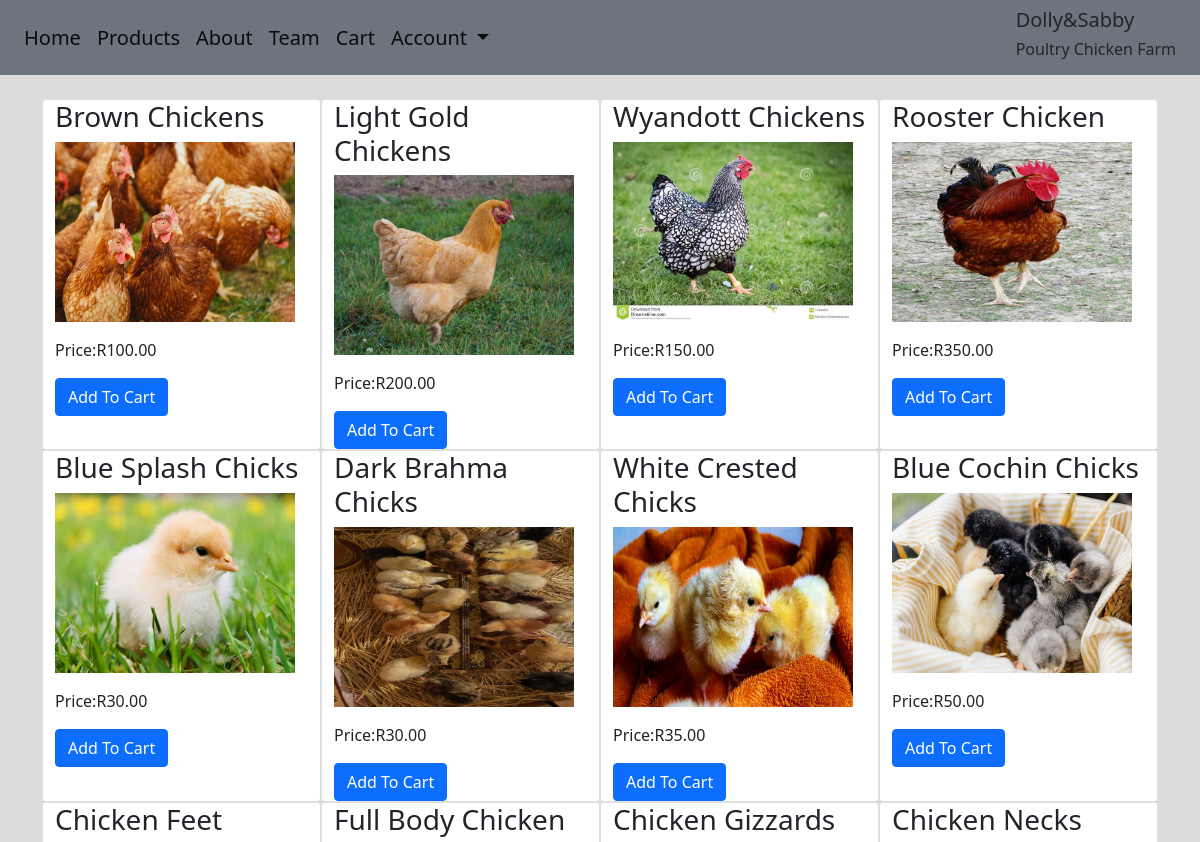
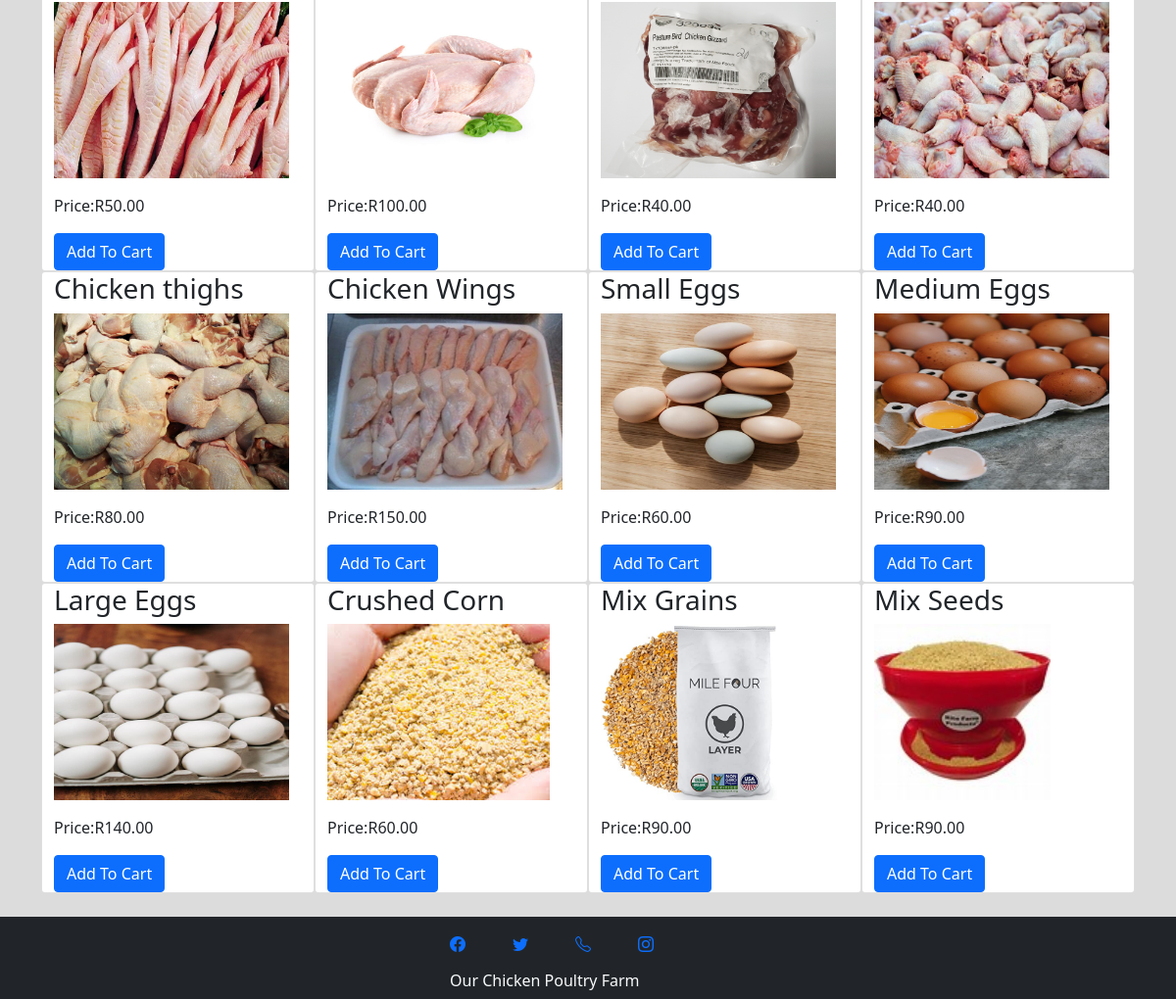
/product/ (signed in), run on the app's committed database (2 pictures, top to bottom).
### myApp/models.py (models this page shows, shortened)
class Product(models.Model):
    title = models.CharField(max_length=200)
    slug = models.SlugField(unique=True)
    Category = models.ForeignKey(Category,on_delete=models.CASCADE)
    image = models.ImageField(upload_to="products")
    selling_price = models.PositiveIntegerField()

### myApp/views.py (the view)
# urls.py: path("product/",ProductView.as_view(), name="product"),
class ProductView(TemplateView):
    template_name="product.html"
    def get_context_data(self, **kwargs):
        context = super().get_context_data(**kwargs)
        context['product_list']=Product.objects.all()
        return context

### templates/product.html (shortened to what this page needs)
{% extends 'base.html' %}
{% block content %}
<link href="https://cdn.jsdelivr.net/npm/bootstrap@5.1.3/dist/css/bootstrap.min.css" rel="stylesheet" />
<link rel="stylesheet" href="https://cdn.jsdelivr.net/npm/bootstrap-icons@1.8.1/font/bootstrap-icons.css">
<div class="container ">
   <div class="row mt-4">
    {% for p in product_list %}
    <div class="col-md-3 card">
      <div class="md-5 ">
     <h3>{{p.title}}</h3>
     <img src="{{p.image.url}}" alt="" class="img-fluid" style="height:180px; object-fit:contain">
     <p class="mt-3">Price:R{{p.selling_price}}.00</p>
     <a href="{% url 'myApp:addtocart' p.id %}"class="btn btn-primary">Add To Cart</a>
     </div>
    </div>
  {% endfor %}
</div>
</div>
<br>
<footer class="bg-dark">
    <div class="row text-ceter text-md-left">
      <div class=" text-light col-md-5 col-lg-3  mx-auto mt-3">
        <div>
          <ul class="d-flex gap-5 list-unstyled">
            <li><a href="https://web.facebook.com/?_rdc=1&_rdr"><i class="bi bi-facebook"></i></a></li>
            <li><a href="https://twitter.com/?lang=en"><i class="bi bi-twitter"></i></a></li>
            <li><a href="+72 8934 473"><i class="bi bi-telephone"></i></a></li>
            <li><a href="https://www.instagram.com/"><i class="bi bi-instagram"></i></a></li>
          </ul>
        </div>
        <h6>Our Chicken Poultry Farm</h6>
      </div>
    </div>
</footer>
{% endblock %}

### data on the page
Product: title "Brown Chickens", image (picture), selling_price "100"
Product: title "Light Gold Chickens", image (picture), selling_price "200"
Product: title "Wyandott Chickens", image (picture), selling_price "150"
Product: title "Rooster Chicken", image (picture), selling_price "350"
Product: title "Blue Splash Chicks", image (picture), selling_price "30"
Product: title "Dark Brahma Chicks", image (picture), selling_price "30"
Product: title "White Crested Chicks", image (picture), selling_price "35"
Product: title "Blue Cochin Chicks", image (picture), selling_price "50"
Product: title "Chicken Feet", image (picture), selling_price "50"
Product: title "Full Body Chicken", image (picture), selling_price "100"
Product: title "Chicken Gizzards", image (picture), selling_price "40"
Product: title "Chicken Necks", image (picture), selling_price "40"
Product: title "Chicken thighs", image (picture), selling_price "80"
Product: title "Chicken Wings", image (picture), selling_price "150"
Product: title "Small Eggs", image (picture), selling_price "60"
Product: title "Medium Eggs", image (picture), selling_price "90"
Product: title "Large Eggs", image (picture), selling_price "140"
Product: title "Crushed Corn", image (picture), selling_price "60"
Product: title "Mix Grains", image (picture), selling_price "90"
Product: title "Mix Seeds", image (picture), selling_price "90"
